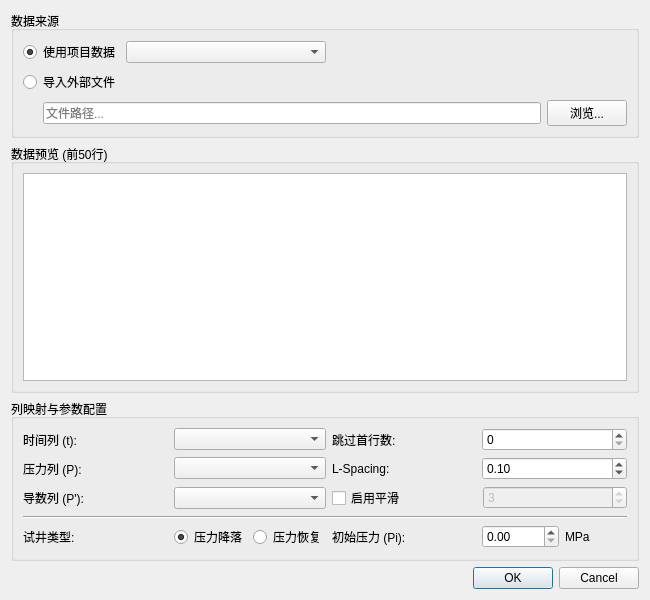
<?xml version="1.0" encoding="UTF-8"?>
<ui version="4.0">
 <class>FittingDataDialog</class>
 <widget class="QDialog" name="FittingDataDialog">
  <property name="geometry">
   <rect>
    <x>0</x>
    <y>0</y>
    <width>650</width>
    <height>600</height>
   </rect>
  </property>
  <property name="windowTitle">
   <string>加载拟合数据</string>
  </property>
  <layout class="QVBoxLayout" name="verticalLayout">
   <item>
    <widget class="QGroupBox" name="groupBoxSource">
     <property name="title">
      <string>数据来源</string>
     </property>
     <layout class="QVBoxLayout" name="verticalLayout_2">
      <item>
       <layout class="QHBoxLayout" name="horizontalLayoutSource">
        <item>
         <widget class="QRadioButton" name="radioProjectData">
          <property name="text">
           <string>使用项目数据</string>
          </property>
          <property name="checked">
           <bool>true</bool>
          </property>
         </widget>
        </item>
        <item>
         <widget class="QComboBox" name="comboProjectFile">
          <property name="enabled">
           <bool>true</bool>
          </property>
          <property name="minimumSize">
           <size>
            <width>200</width>
            <height>0</height>
           </size>
          </property>
         </widget>
        </item>
        <item>
         <spacer name="horizontalSpacer_3">
          <property name="orientation">
           <enum>Qt::Horizontal</enum>
          </property>
          <property name="sizeHint" stdset="0">
           <size>
            <width>40</width>
            <height>20</height>
           </size>
          </property>
         </spacer>
        </item>
       </layout>
      </item>
      <item>
       <widget class="QRadioButton" name="radioExternalFile">
        <property name="text">
         <string>导入外部文件</string>
        </property>
       </widget>
      </item>
      <item>
       <widget class="QWidget" name="widgetFileSelect" native="true">
        <layout class="QHBoxLayout" name="horizontalLayout">
         <property name="leftMargin">
          <number>20</number>
         </property>
         <property name="topMargin">
          <number>0</number>
         </property>
         <property name="rightMargin">
          <number>0</number>
         </property>
         <property name="bottomMargin">
          <number>0</number>
         </property>
         <item>
          <widget class="QLineEdit" name="lineEditFilePath">
           <property name="placeholderText">
            <string>文件路径...</string>
           </property>
          </widget>
         </item>
         <item>
          <widget class="QPushButton" name="btnBrowse">
           <property name="text">
            <string>浏览...</string>
           </property>
          </widget>
         </item>
        </layout>
       </widget>
      </item>
     </layout>
    </widget>
   </item>
   <item>
    <widget class="QGroupBox" name="groupBoxPreview">
     <property name="title">
      <string>数据预览 (前50行)</string>
     </property>
     <layout class="QVBoxLayout" name="verticalLayout_3">
      <item>
       <widget class="QTableWidget" name="tablePreview">
        <property name="editTriggers">
         <set>QAbstractItemView::NoEditTriggers</set>
        </property>
        <property name="selectionBehavior">
         <enum>QAbstractItemView::SelectRows</enum>
        </property>
       </widget>
      </item>
     </layout>
    </widget>
   </item>
   <item>
    <widget class="QGroupBox" name="groupBoxSettings">
     <property name="title">
      <string>列映射与参数配置</string>
     </property>
     <layout class="QGridLayout" name="gridLayout">
      <item row="0" column="0">
       <widget class="QLabel" name="labelTime">
        <property name="text">
         <string>时间列 (t):</string>
        </property>
       </widget>
      </item>
      <item row="0" column="1">
       <widget class="QComboBox" name="comboTime"/>
      </item>
      <item row="0" column="2">
       <widget class="QLabel" name="labelSkip">
        <property name="text">
         <string>跳过首行数:</string>
        </property>
       </widget>
      </item>
      <item row="0" column="3">
       <widget class="QSpinBox" name="spinSkipRows">
        <property name="value">
         <number>0</number>
        </property>
       </widget>
      </item>
      <item row="1" column="0">
       <widget class="QLabel" name="labelPressure">
        <property name="text">
         <string>压力列 (P):</string>
        </property>
       </widget>
      </item>
      <item row="1" column="1">
       <widget class="QComboBox" name="comboPressure"/>
      </item>
      <item row="1" column="2">
       <widget class="QLabel" name="labelLSpacing">
        <property name="text">
         <string>L-Spacing:</string>
        </property>
       </widget>
      </item>
      <item row="1" column="3">
       <widget class="QDoubleSpinBox" name="spinLSpacing">
        <property name="decimals">
         <number>2</number>
        </property>
        <property name="minimum">
         <double>0.010000000000000</double>
        </property>
        <property name="singleStep">
         <double>0.100000000000000</double>
        </property>
        <property name="value">
         <double>0.100000000000000</double>
        </property>
       </widget>
      </item>
      <item row="2" column="0">
       <widget class="QLabel" name="labelDeriv">
        <property name="text">
         <string>导数列 (P'):</string>
        </property>
       </widget>
      </item>
      <item row="2" column="1">
       <widget class="QComboBox" name="comboDerivative"/>
      </item>
      <item row="2" column="2" colspan="2">
       <layout class="QHBoxLayout" name="horizontalLayout_2">
        <item>
         <widget class="QCheckBox" name="checkSmoothing">
          <property name="text">
           <string>启用平滑</string>
          </property>
         </widget>
        </item>
        <item>
         <widget class="QSpinBox" name="spinSmoothSpan">
          <property name="enabled">
           <bool>false</bool>
          </property>
          <property name="minimum">
           <number>1</number>
          </property>
          <property name="singleStep">
           <number>2</number>
          </property>
          <property name="value">
           <number>3</number>
          </property>
         </widget>
        </item>
       </layout>
      </item>
      <item row="3" column="0" colspan="4">
       <widget class="Line" name="line">
        <property name="orientation">
         <enum>Qt::Horizontal</enum>
        </property>
       </widget>
      </item>
      <item row="4" column="0">
       <widget class="QLabel" name="labelTestType">
        <property name="text">
         <string>试井类型:</string>
        </property>
       </widget>
      </item>
      <item row="4" column="1">
       <layout class="QHBoxLayout" name="horizontalLayout_3">
        <item>
         <widget class="QRadioButton" name="radioDrawdown">
          <property name="text">
           <string>压力降落</string>
          </property>
          <property name="checked">
           <bool>true</bool>
          </property>
         </widget>
        </item>
        <item>
         <widget class="QRadioButton" name="radioBuildup">
          <property name="text">
           <string>压力恢复</string>
          </property>
         </widget>
        </item>
       </layout>
      </item>
      <item row="4" column="2">
       <widget class="QLabel" name="labelPi">
        <property name="text">
         <string>初始压力 (Pi):</string>
        </property>
       </widget>
      </item>
      <item row="4" column="3">
       <layout class="QHBoxLayout" name="horizontalLayout_4">
        <item>
         <widget class="QDoubleSpinBox" name="spinPi">
          <property name="maximum">
           <double>99999.990000000005239</double>
          </property>
         </widget>
        </item>
        <item>
         <widget class="QLabel" name="labelUnitPi">
          <property name="text">
           <string>MPa</string>
          </property>
         </widget>
        </item>
       </layout>
      </item>
     </layout>
    </widget>
   </item>
   <item>
    <widget class="QDialogButtonBox" name="buttonBox">
     <property name="orientation">
      <enum>Qt::Horizontal</enum>
     </property>
     <property name="standardButtons">
      <set>QDialogButtonBox::Cancel|QDialogButtonBox::Ok</set>
     </property>
    </widget>
   </item>
  </layout>
 </widget>
 <resources/>
 <connections>
  <connection>
   <sender>buttonBox</sender>
   <signal>accepted()</signal>
   <receiver>FittingDataDialog</receiver>
   <slot>accept()</slot>
   <hints>
    <hint type="sourcelabel">
     <x>248</x>
     <y>254</y>
    </hint>
    <hint type="destinationlabel">
     <x>157</x>
     <y>274</y>
    </hint>
   </hints>
  </connection>
  <connection>
   <sender>buttonBox</sender>
   <signal>rejected()</signal>
   <receiver>FittingDataDialog</receiver>
   <slot>reject()</slot>
   <hints>
    <hint type="sourcelabel">
     <x>316</x>
     <y>260</y>
    </hint>
    <hint type="destinationlabel">
     <x>286</x>
     <y>274</y>
    </hint>
   </hints>
  </connection>
 </connections>
</ui>
